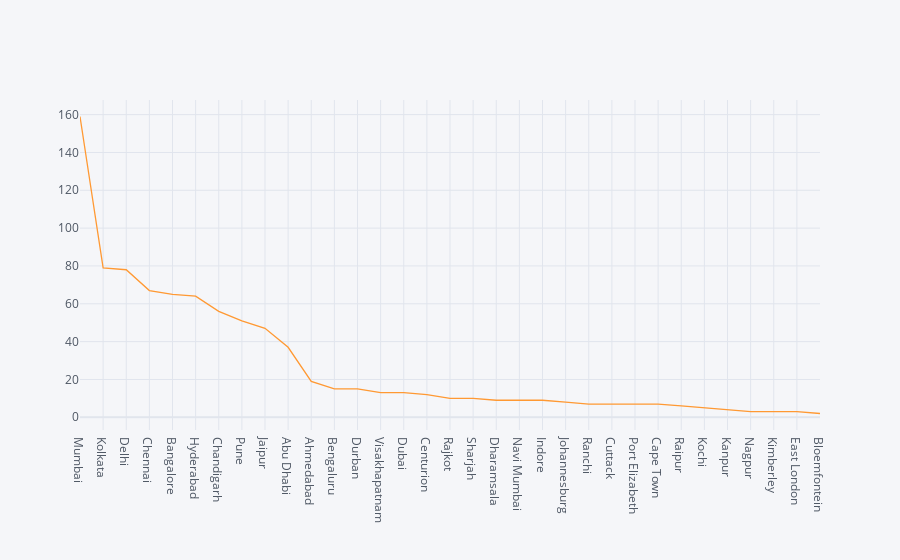

Notebook cell for this chart:
### Markdown cell above
## Data Visualization

### Code cell
matches['City'].value_counts().iplot()

### Figure 1 — Plotly figure (JSON) as saved in the notebook; plotly's stock layout.template omitted (floating-point values rounded to 4 significant figures)
{"data": [{"line": {"color": "rgba(255, 153, 51, 1.0)", "dash": "solid", "shape": "linear", "width": 1.3}, "mode": "lines", "name": "City", "text": "", "type": "scatter", "x": ["Mumbai", "Kolkata", "Delhi", "Chennai", "Bangalore", "Hyderabad", "Chandigarh", "Pune", "Jaipur", "Abu Dhabi", "Ahmedabad", "Bengaluru", "Durban", "Visakhapatnam", "Dubai", "Centurion", "Rajkot", "Sharjah", "Dharamsala", "Navi Mumbai", "Indore", "Johannesburg", "Ranchi", "Cuttack", "Port Elizabeth", "Cape Town", "Raipur", "Kochi", "Kanpur", "Nagpur", "Kimberley", "East London", "Bloemfontein"], "y": [159, 79, 78, 67, 65, 64, 56, 51, 47, 37, 19, 15, 15, 13, 13, 12, 10, 10, 9, 9, 9, 8, 7, 7, 7, 7, 6, 5, 4, 3, 3, 3, 2]}], "layout": {"legend": {"bgcolor": "#F5F6F9", "font": {"color": "#4D5663"}}, "paper_bgcolor": "#F5F6F9", "plot_bgcolor": "#F5F6F9", "title": {"font": {"color": "#4D5663"}}, "xaxis": {"gridcolor": "#E1E5ED", "showgrid": true, "tickfont": {"color": "#4D5663"}, "title": {"font": {"color": "#4D5663"}, "text": ""}, "zerolinecolor": "#E1E5ED"}, "yaxis": {"gridcolor": "#E1E5ED", "showgrid": true, "tickfont": {"color": "#4D5663"}, "title": {"font": {"color": "#4D5663"}, "text": ""}, "zerolinecolor": "#E1E5ED"}}}
